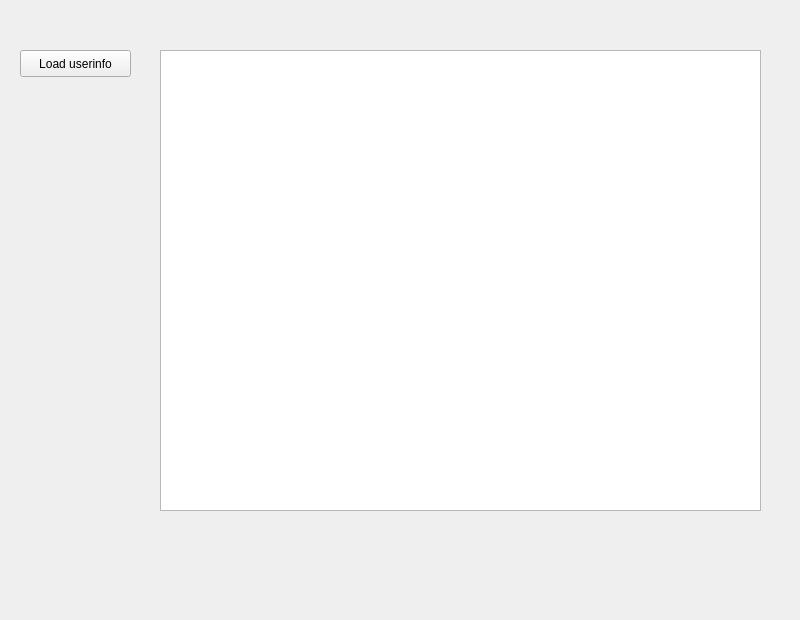
<?xml version="1.0" encoding="UTF-8"?>
<ui version="4.0">
 <class>tenduke::qt::demo::UserInfoWindow</class>
 <widget class="QMainWindow" name="tenduke::qt::demo::UserInfoWindow">
  <property name="geometry">
   <rect>
    <x>0</x>
    <y>0</y>
    <width>800</width>
    <height>620</height>
   </rect>
  </property>
  <property name="windowTitle">
   <string>MainWindow</string>
  </property>
  <widget class="QWidget" name="centralwidget">
   <widget class="QPushButton" name="btnLoadUserinfo">
    <property name="geometry">
     <rect>
      <x>20</x>
      <y>50</y>
      <width>111</width>
      <height>27</height>
     </rect>
    </property>
    <property name="text">
     <string>Load userinfo</string>
    </property>
   </widget>
   <widget class="QTableWidget" name="tblUserinfo">
    <property name="geometry">
     <rect>
      <x>160</x>
      <y>50</y>
      <width>601</width>
      <height>461</height>
     </rect>
    </property>
   </widget>
  </widget>
 </widget>
 <resources/>
 <connections/>
</ui>
